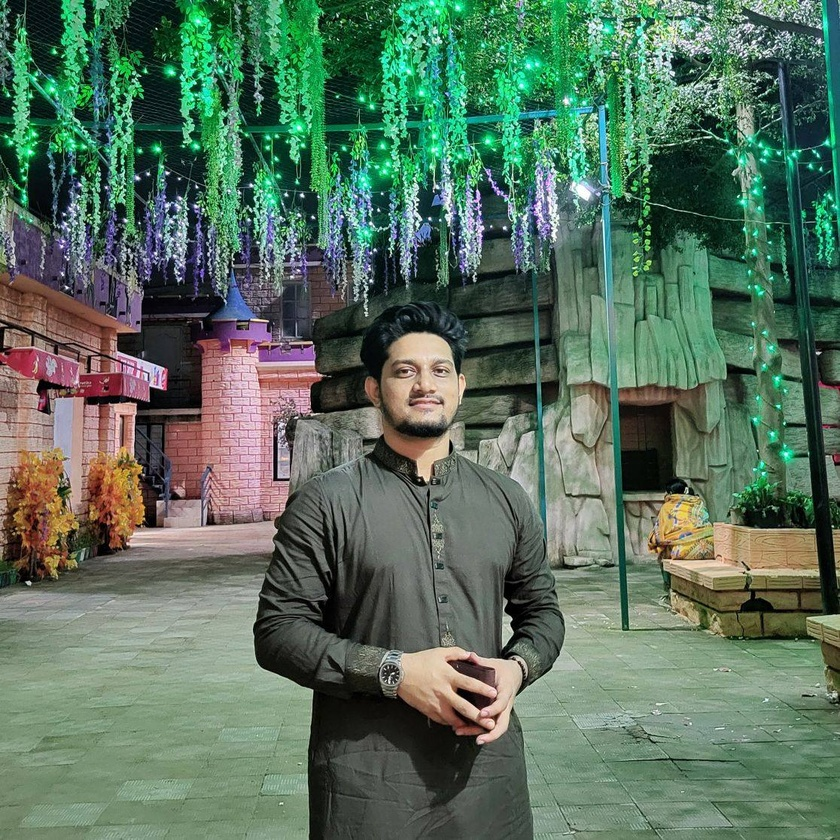
#> input picture sample_faces/face1 (2).jpg, 840 x 840 px, shrunk from 1116 x 1116 before the run; its folder holds only this picture in this run
$ python fd.py
#> lines starting #> are read from the running program, lines starting #| are printed output that depends on the picture; after the words box and inside, x2 and y2 are one past the last pixel; in counts of white or black regions, pixels touching at a corner belong together
import cv2
import os
import matplotlib.pyplot as plt

# Load classifiers
haar_cascade = cv2.CascadeClassifier("haarcascade_frontalface_default.xml")
lbp_cascade = cv2.CascadeClassifier("lbpcascade_frontalface.xml")

# Folder containing images
folder = "sample_faces"
for filename in os.listdir(folder):
    path = os.path.join(folder, filename)
    img = cv2.imread(path)
#> img is the input picture: shape (840, 840, 3); mean B, G, R 94.1, 113.1, 88.8
    gray = cv2.cvtColor(img, cv2.COLOR_BGR2GRAY)
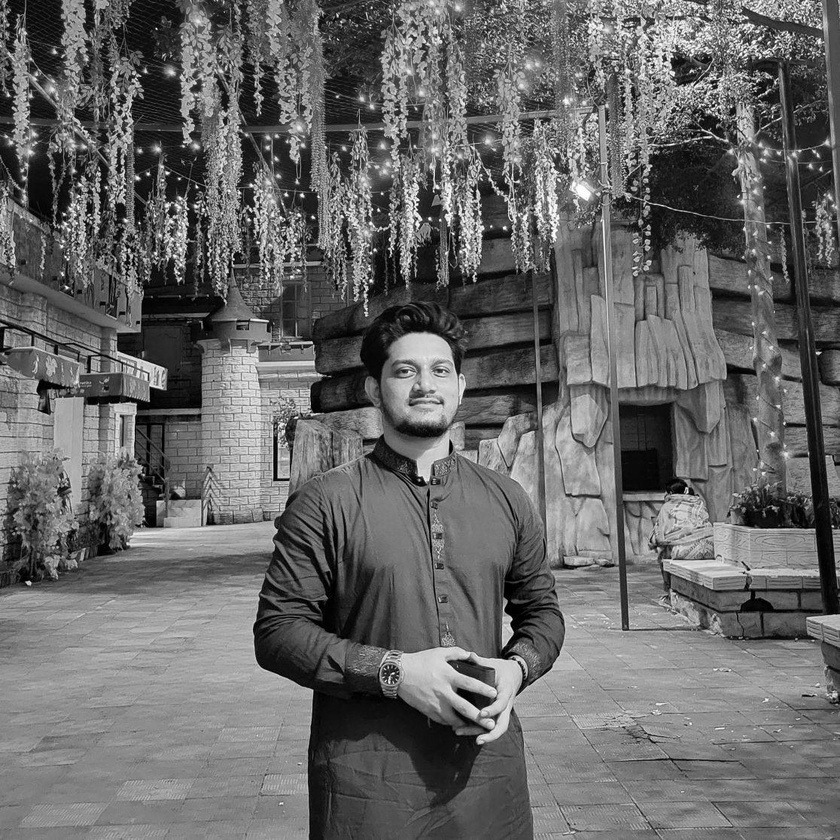
#> gray: shape (840, 840); min 0, max 255, mean 103.6

    # Haar detection
    faces_haar = haar_cascade.detectMultiScale(gray, 1.3, 5)
#> faces_haar = [[377, 334, 91, 91], [190, 389, 89, 89]]

    # LBP detection
    faces_lbp = lbp_cascade.detectMultiScale(gray, 1.3, 5)
#> faces_lbp = [[378, 334, 94, 94]]

    # Draw rectangles on copies
    img_haar = img.copy()
    img_lbp = img.copy()

    for (x, y, w, h) in faces_haar:
        cv2.rectangle(img_haar, (x, y), (x + w, y + h), (255, 0, 0), 2)
#> this loop made 2 passes
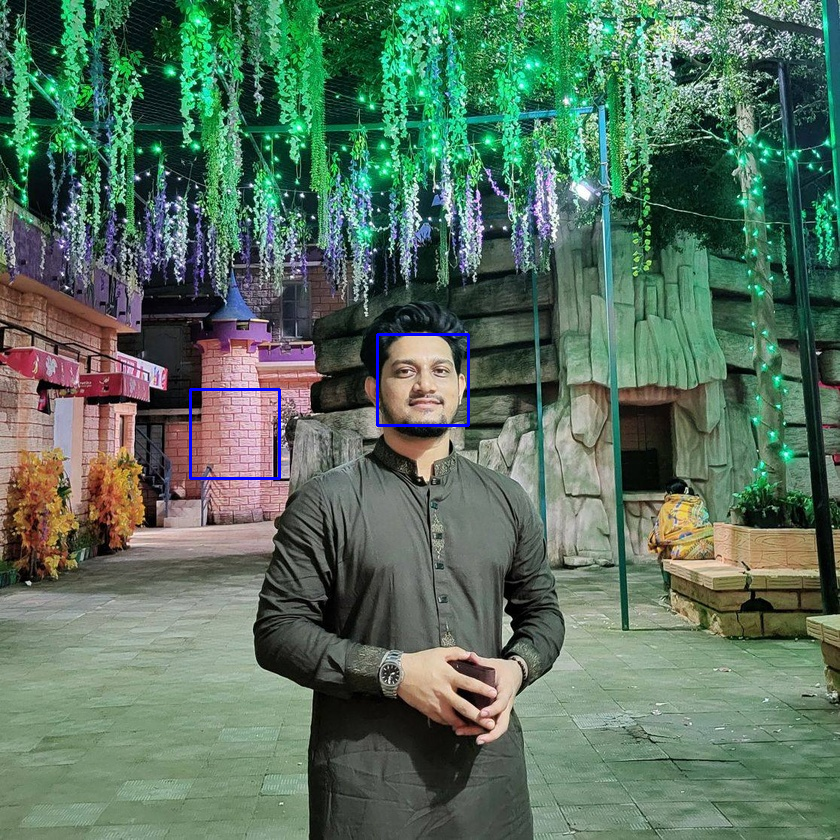
#> img_haar: shape (840, 840, 3); 0.3% of pixels changed, all inside (x1, y1, x2, y2) = (189, 333, 470, 480)

    for (x, y, w, h) in faces_lbp:
        cv2.rectangle(img_lbp, (x, y), (x + w, y + h), (0, 255, 0), 2)
#> this loop made 1 pass
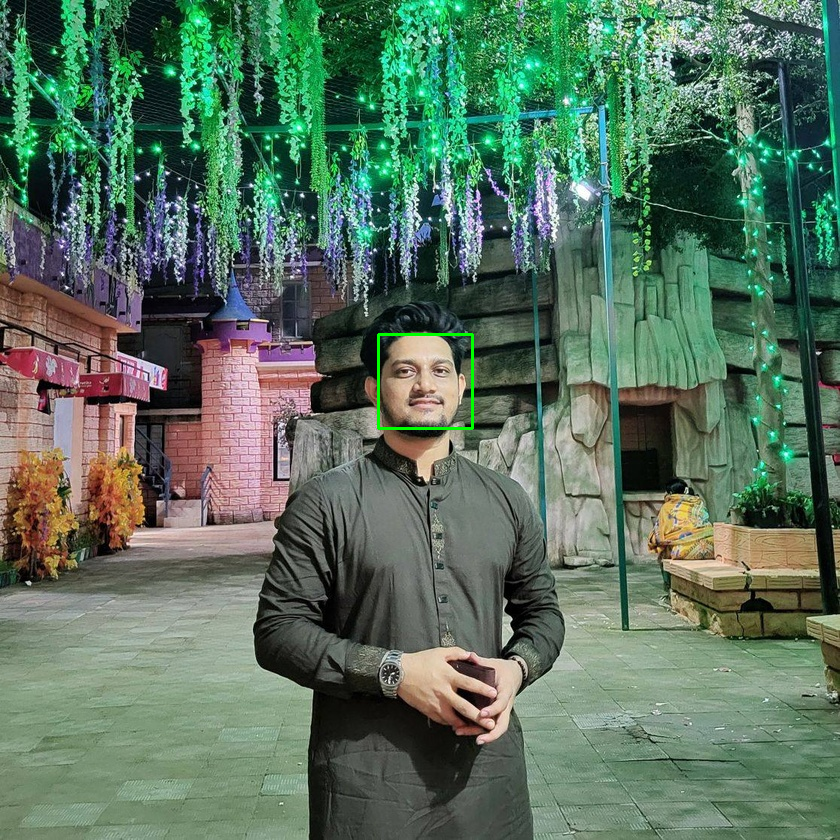
#> img_lbp: shape (840, 840, 3); 0.16% of pixels changed, all inside (x1, y1, x2, y2) = (377, 333, 474, 430)

    # Convert to RGB
    img_haar_rgb = cv2.cvtColor(img_haar, cv2.COLOR_BGR2RGB)
    img_lbp_rgb = cv2.cvtColor(img_lbp, cv2.COLOR_BGR2RGB)

    # Show comparison
    fig, axs = plt.subplots(1, 2, figsize=(12, 6))
    axs[0].imshow(img_haar_rgb)
    axs[0].set_title(f"Haar Cascade - {filename}")
    axs[0].axis("off")

    axs[1].imshow(img_lbp_rgb)
    axs[1].set_title(f"LBP Cascade - {filename}")
    axs[1].axis("off")

    plt.tight_layout()
    plt.show()
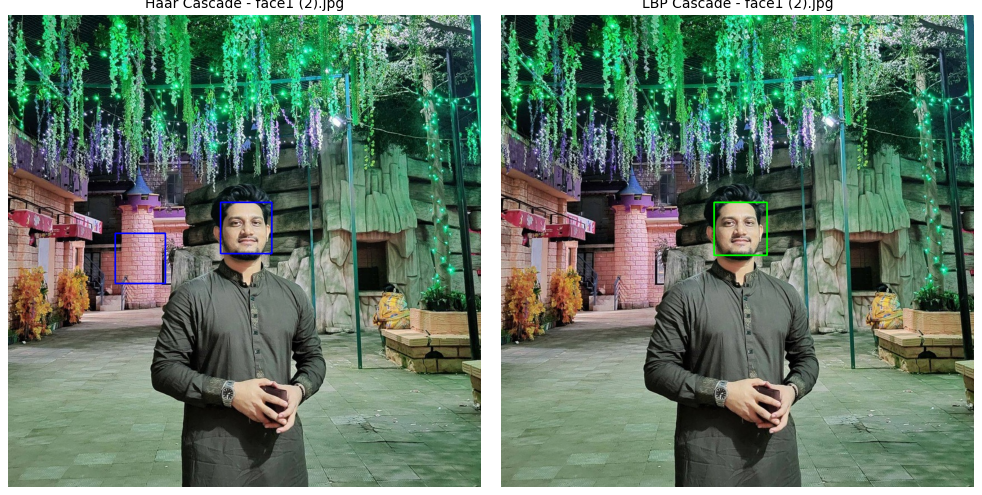
#> figure drawn by matplotlib, 2 panels

$ run again, on sample_faces/face2.jpg
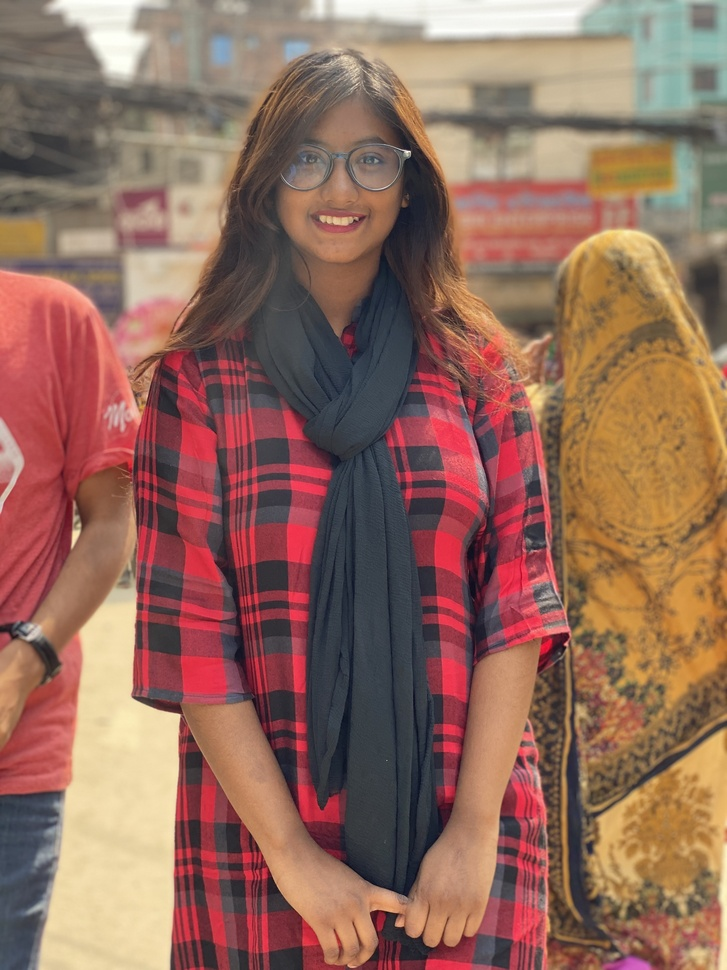
#> input picture sample_faces/face2.jpg, 727 x 970 px, shrunk from 3024 x 4032 before the run
#> img is the input picture: shape (970, 727, 3); mean B, G, R 92.9, 107.2, 146.5
#> faces_haar = [[305, 246, 65, 65], [158, 183, 76, 76], [267, 104, 152, 152]]
#> faces_lbp = [[260, 103, 158, 158]]
#> the loop `for (x, y, w, h) in faces_haar:` made 3 passes
#> after the loop `for (x, y, w, h) in faces_haar:`:
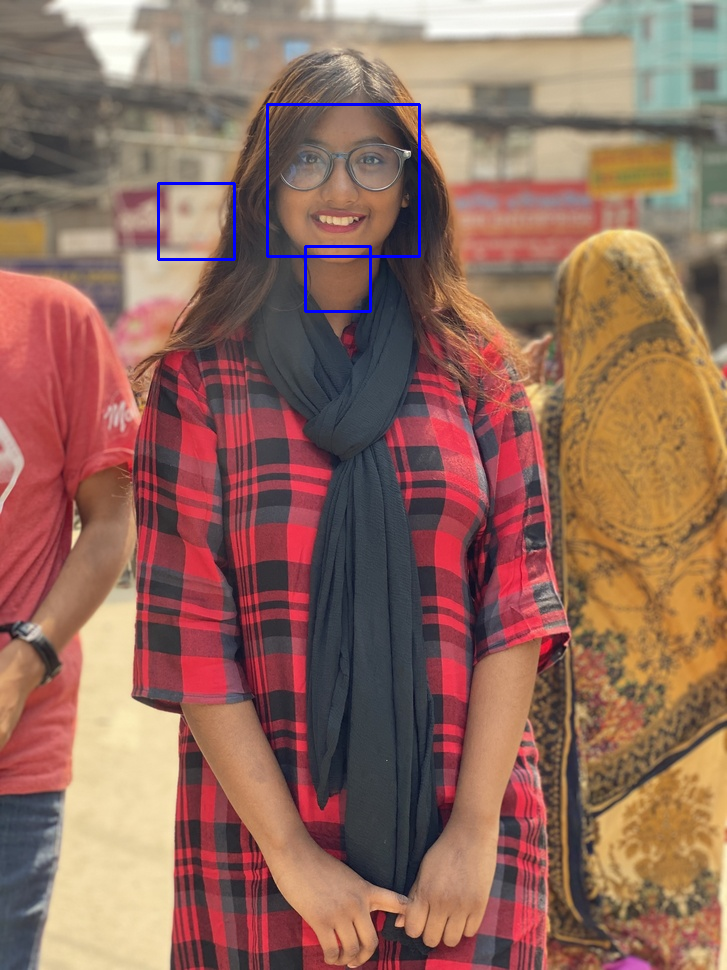
#> img_haar: shape (970, 727, 3); 0.49% of pixels changed, all inside (x1, y1, x2, y2) = (157, 103, 421, 313)
#> the loop `for (x, y, w, h) in faces_lbp:` made 1 pass
#> `plt.show()`:
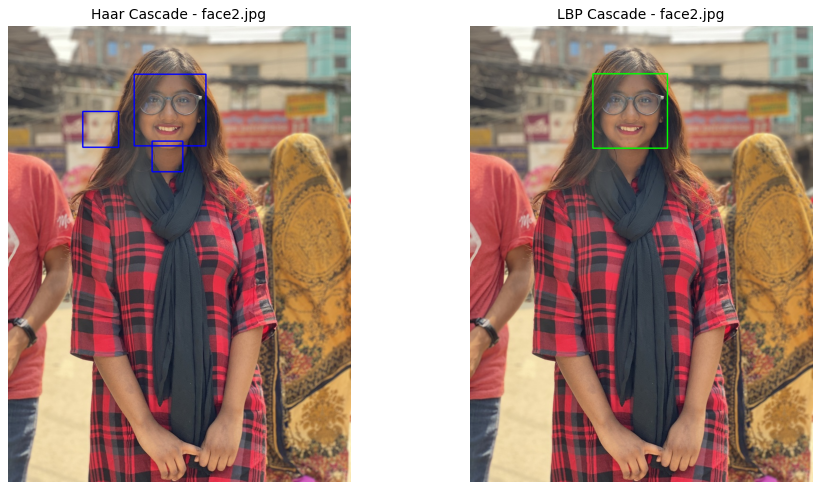
#> figure drawn by matplotlib, 2 panels

$ run again, on sample_faces/face3.jpg
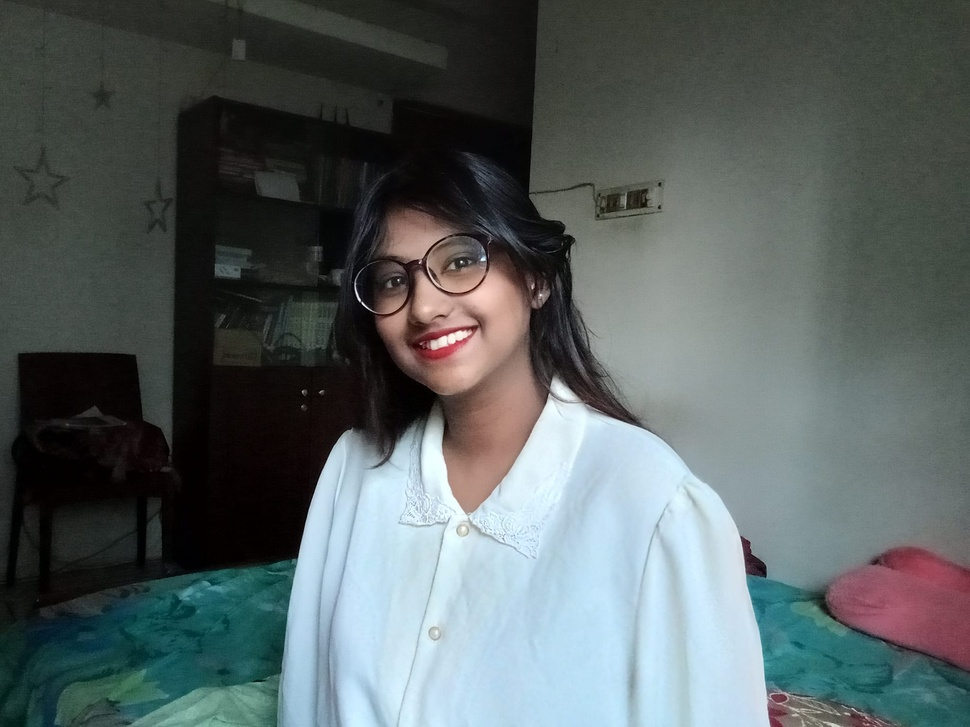
#> input picture sample_faces/face3.jpg, 970 x 727 px, shrunk from 2048 x 1536 before the run
#> img is the input picture: shape (727, 970, 3); mean B, G, R 97.7, 97.6, 88.6
#> faces_haar = [[339, 201, 183, 183]]
#> faces_lbp = ()
#> the loop `for (x, y, w, h) in faces_haar:` made 1 pass
#> after the loop `for (x, y, w, h) in faces_haar:`:
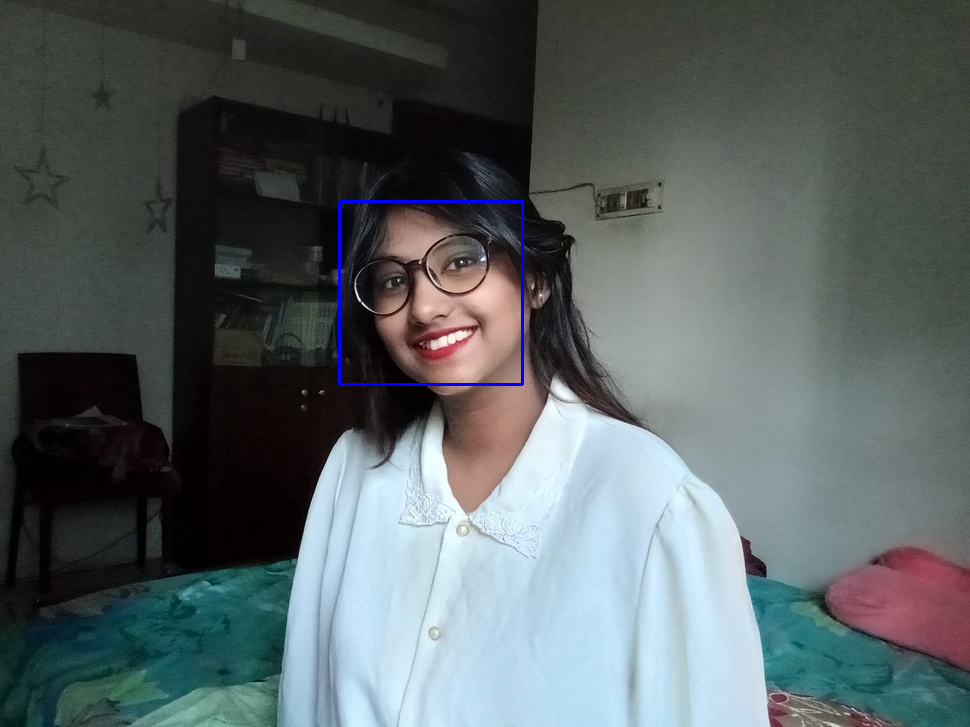
#> img_haar: shape (727, 970, 3); 0.31% of pixels changed, all inside (x1, y1, x2, y2) = (338, 200, 524, 386)
#> `plt.show()`:
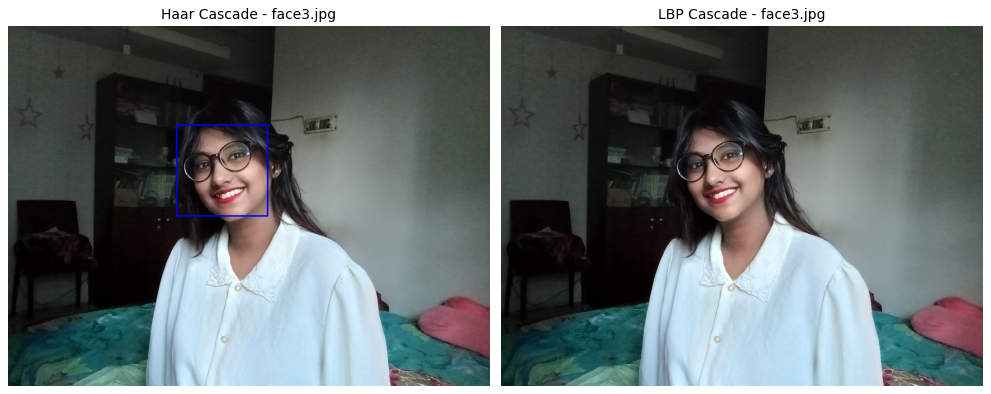
#> figure drawn by matplotlib, 2 panels
